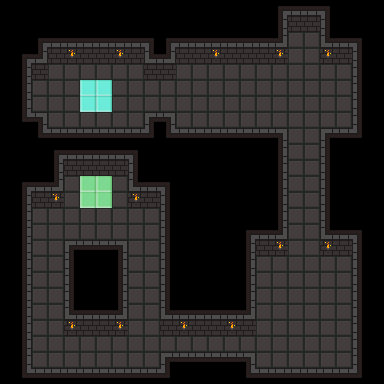

A 2D game scene composited from a Tiled map and its tileset images. What follows is a short description and the map's XML, with every tile layer's data as written:
An orthogonal 24x24 tile map with 16x16 px tiles, 1 tile layer (Tile Layer 1), 4 tilesets and 34 objects.

<map version="1.4" tiledversion="1.4.3" orientation="orthogonal" renderorder="right-down" width="24" height="24" tilewidth="16" tileheight="16" infinite="0" nextlayerid="3" nextobjectid="52">
 <properties>
  <property name="description" value="Tiny trouble" />
 </properties>
 <tileset firstgid="1" source="../tileset_dungeon.tsx" />
 <tileset firstgid="65" source="../tileset_common.tsx" />
 <tileset firstgid="96" source="../tileset_floaty.tsx" />
 <tileset firstgid="103" source="../tileset_floaty2.tsx" />
 <layer id="1" name="Tile Layer 1" width="24" height="24">
  <data encoding="csv">
0,0,0,0,0,0,0,0,0,0,0,0,0,0,0,0,0,1,2,2,3,0,0,0,
0,0,0,0,0,0,0,0,0,0,0,0,0,0,0,0,0,9,25,25,11,0,0,0,
0,0,1,2,2,2,2,2,2,3,1,2,2,2,2,2,2,13,33,33,12,2,3,0,
0,1,13,25,27,25,25,27,25,12,13,25,25,27,25,25,25,27,33,33,27,25,11,0,
0,9,25,33,33,33,33,33,33,25,25,33,33,33,33,33,33,33,33,33,33,33,11,0,
0,9,33,33,33,69,69,33,33,33,33,33,33,33,33,33,33,33,33,33,33,33,11,0,
0,9,33,33,33,69,69,33,33,33,33,33,33,33,33,33,33,33,33,33,33,33,11,0,
0,17,5,33,33,33,33,33,33,4,5,33,33,33,33,33,33,33,33,33,33,33,11,0,
0,0,17,18,18,18,18,18,18,19,17,18,18,18,18,18,18,5,33,33,4,18,19,0,
0,0,0,1,2,2,2,2,3,0,0,0,0,0,0,0,0,9,33,33,11,0,0,0,
0,0,0,9,25,25,25,25,11,0,0,0,0,0,0,0,0,9,33,33,11,0,0,0,
0,1,2,13,33,67,67,33,12,2,3,0,0,0,0,0,0,9,33,33,11,0,0,0,
0,9,25,27,33,67,67,33,27,25,11,0,0,0,0,0,0,9,33,33,11,0,0,0,
0,9,33,33,33,33,33,33,33,33,11,0,0,0,0,0,0,9,33,33,11,0,0,0,
0,9,33,33,33,33,33,33,33,33,11,0,0,0,0,1,2,13,33,33,12,2,3,0,
0,9,33,33,4,18,18,5,33,33,11,0,0,0,0,9,25,27,33,33,27,25,11,0,
0,9,33,33,11,10,10,9,33,33,11,0,0,0,0,9,33,33,33,33,33,33,11,0,
0,9,33,33,11,10,10,9,33,33,11,0,0,0,0,9,33,33,33,33,33,33,11,0,
0,9,33,33,11,10,10,9,33,33,11,0,0,0,0,9,33,33,33,33,33,33,11,0,
0,9,33,33,12,2,2,13,33,33,12,2,2,2,2,13,33,33,33,33,33,33,11,0,
0,9,33,33,27,25,25,27,33,33,25,27,25,25,27,25,33,33,33,33,33,33,11,0,
0,9,33,33,33,33,33,33,33,33,33,33,33,33,33,33,33,33,33,33,33,33,11,0,
0,9,33,33,33,33,33,33,33,33,4,18,18,18,18,5,33,33,33,33,33,33,11,0,
0,17,18,18,18,18,18,18,18,18,19,0,0,0,0,17,18,18,18,18,18,18,19,0
</data>
 </layer>
 <objectgroup id="2" name="Object Layer 1">
  <object id="1" template="../templates/spike.tx" x="208" y="80" />
  <object id="2" template="../templates/spike.tx" x="176" y="80" />
  <object id="3" template="../templates/spike.tx" x="240" y="80" />
  <object id="5" template="../templates/spike.tx" x="208" y="128" />
  <object id="6" template="../templates/spike.tx" x="176" y="128" />
  <object id="7" template="../templates/spike.tx" x="240" y="128" />
  <object id="8" template="../templates/spike.tx" x="272" y="80" />
  <object id="9" template="../templates/spike.tx" x="320" y="80" />
  <object id="12" template="../templates/spike.tx" x="272" y="304" />
  <object id="13" template="../templates/spike.tx" x="304" y="304" />
  <object id="14" template="../templates/spike.tx" x="336" y="304" />
  <object id="15" template="../templates/spike.tx" x="320" y="304" />
  <object id="16" template="../templates/spike.tx" x="288" y="304" />
  <object id="17" template="../templates/spike.tx" x="256" y="336" />
  <object id="18" template="../templates/spike.tx" x="272" y="336" />
  <object id="19" template="../templates/spike.tx" x="288" y="336" />
  <object id="20" template="../templates/spike.tx" x="304" y="336" />
  <object id="22" template="../templates/spike.tx" x="320" y="336" />
  <object id="23" template="../templates/ball.tx" x="184" y="104">
   <properties>
    <property name="line" type="object" value="24" />
    <property name="speed" type="float" value="60" />
   </properties>
  </object>
  <object id="24" template="../templates/line.tx" x="188" y="139.25">
   <polyline points="4,-43.25 116,-43.25" />
  </object>
  <object id="27" template="../templates/line.tx" x="304" y="107.25">
   <polyline points="0,-59.25 0,132.75" />
  </object>
  <object id="29" template="../templates/spike.tx" x="320" y="128" />
  <object id="30" template="../templates/spike.tx" x="272" y="128" />
  <object id="32" template="../templates/ball.tx" x="336" y="104">
   <properties>
    <property name="center" type="object" value="34" />
    <property name="speed" type="float" value="120" />
   </properties>
  </object>
  <object id="34" template="../templates/position.tx" x="304" y="96" />
  <object id="36" template="../templates/spawn.tx" x="96" y="96" />
  <object id="37" template="../templates/goal.tx" x="80" y="176" width="32" height="32" />
  <object id="39" template="../templates/position.tx" x="304" y="304" />
  <object id="41" template="../templates/ball.tx" x="296" y="280">
   <properties>
    <property name="center" type="object" value="39" />
    <property name="speed" type="float" value="-120" />
   </properties>
  </object>
  <object id="42" template="../templates/ball.tx" x="296" y="344">
   <properties>
    <property name="center" type="object" value="39" />
    <property name="speed" type="float" value="-120" />
   </properties>
  </object>
  <object id="44" template="../templates/line.tx" x="144" y="284">
   <polyline points="0,-60 0,68 -96,68 -96,-60 0,-60" />
  </object>
  <object id="49" template="../templates/ball2.tx" x="288" y="64">
   <properties>
    <property name="line" type="object" value="27" />
   </properties>
  </object>
  <object id="50" template="../templates/ball2.tx" x="128" y="240">
   <properties>
    <property name="line" type="object" value="44" />
   </properties>
  </object>
  <object id="51" template="../templates/ball2.tx" x="32" y="368">
   <properties>
    <property name="line" type="object" value="44" />
   </properties>
  </object>
 </objectgroup>
</map>
